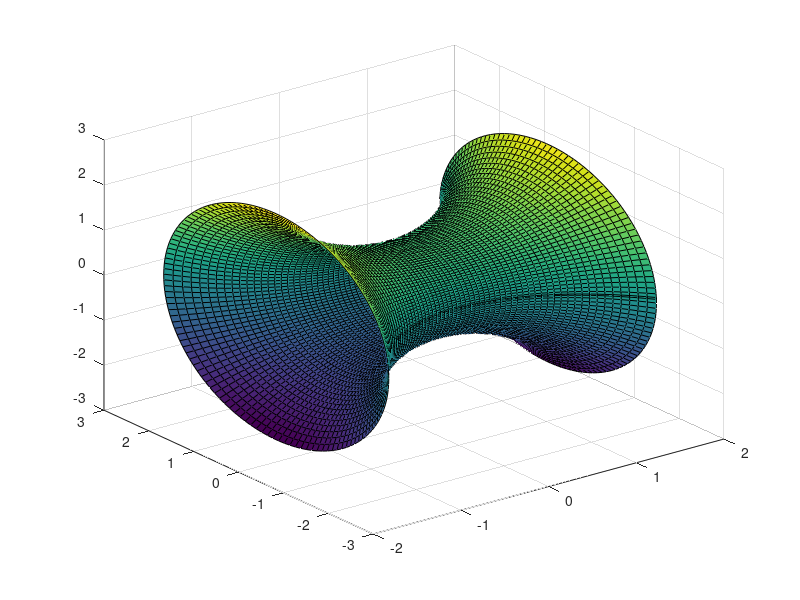

Write the MATLAB code that produced this figure. (Note: this script raises an error after producing the figure.)
clc;close all;clear;
eps1=0.05;
u=-pi/2:eps1:pi/2; 
v=-(pi+eps1):eps1:pi; 
[X,Y]=meshgrid(u,v);
x=X;
y=cosh(X).*cos(Y);
z=cosh(X).*sin(Y);
fs=surf(x,y,z);
fp=surf2patch(fs);
close all
patch('faces',fp.faces(1:1,:),'vertices',fp.vertices, 'FaceColor', 'b' ,'edgecolor','none') ; 
view(3)
az=90;el=90;
 view([az,el])
 camlight;
lighting phong;
 lighting gouraud
 fp_shift = circshift(fp.faces,1,2);
 faces1=[fp.faces(:,1:3);fp_shift(:,1:3);fp.faces(:,2:4)];
 trimesh(faces1,fp.vertices(:,1),fp.vertices(:,2),fp.vertices(:,3))
 example.POSITION =fp.vertices;
 example.indices =faces1;
 write_glb('example2catenoid_full.glb', example);